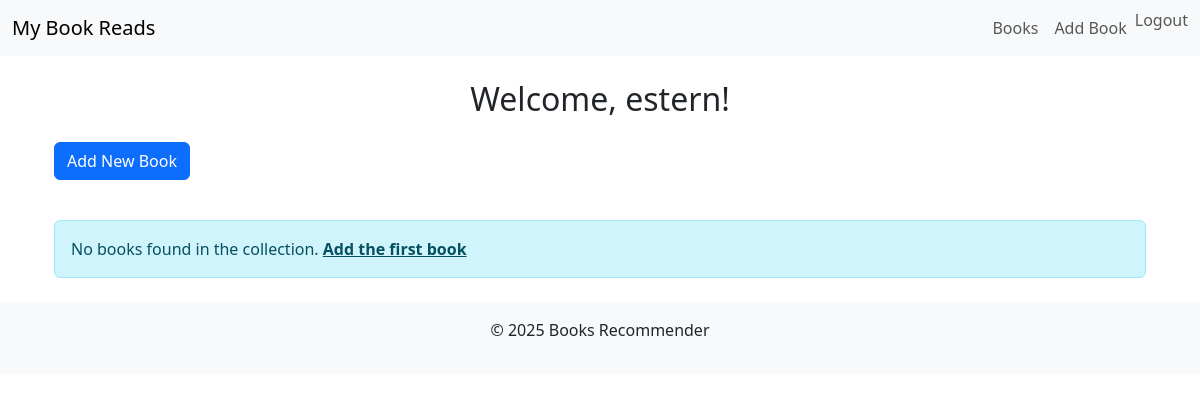
/books/ (signed in), run on an earlier commit of the app's database.
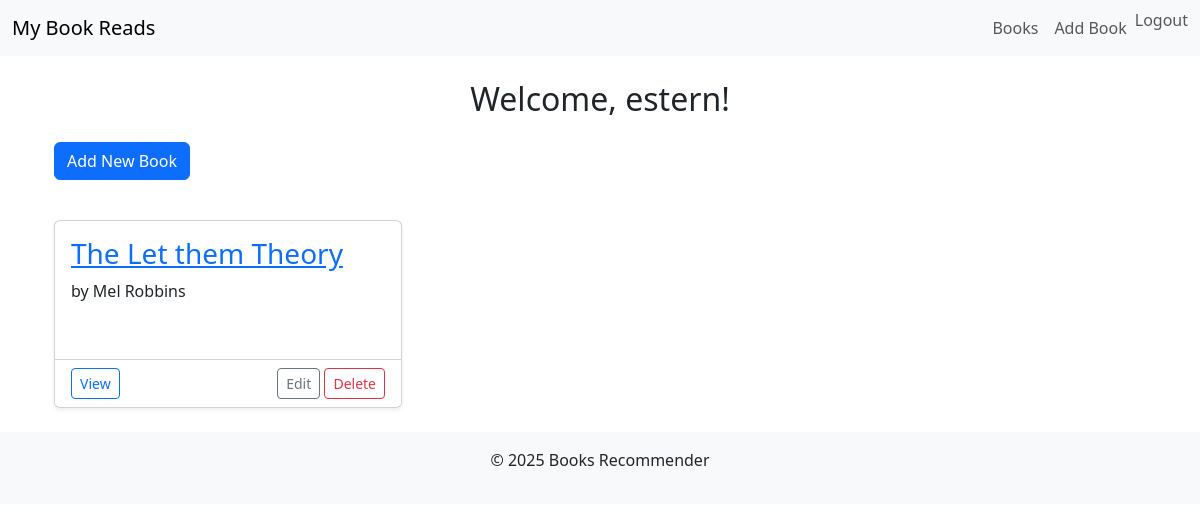
And on a later commit of the database.
### books/models.py (models this page shows)
class Book(models.Model):
    STATUS_CHOICES = (
        ('reading', 'Currently Reading'),
        ('completed', 'Completed'),
        ('want_to_read', 'Want to Read'),
    )
    user = models.ForeignKey(User, on_delete=models.CASCADE, related_name='books')
    title = models.CharField(max_length=255)
    author = models.CharField(max_length=255)
    isbn = models.CharField(max_length=13, db_index=True, blank=True)
    total_pages = models.PositiveIntegerField(null=True, blank=True)
    current_page = models.PositiveIntegerField(default=0)
    status = models.CharField(
        max_length=20,
        choices=STATUS_CHOICES,
        default='want_to_read'
    )
    date_added = models.DateTimeField(auto_now_add=True)
    last_updated = models.DateTimeField(auto_now=True)
    class Meta:
        ordering = ['-date_added']
        unique_together = ['user', 'title', 'author']
        verbose_name = 'Book'

### books/views.py (the view)
# urls.py: path("books/", BookListView.as_view(), name="book_list"),
class BookListView(ListView):
    model = Book
    template_name = "book_list.html"
    context_object_name = "books"
    paginate_by = 10  # Number of books per page
    def get_queryset(self):
        if self.request.user.is_authenticated:
            return Book.objects.filter(user=self.request.user)
        else:
            return Book.objects.all()

### books/templates/books/book_list.html (shortened to what this page needs)
{% extends "books/base.html" %}
{% block content %}
<div class="container mt-4">
    <div class="d-flex justify-content-between align-items-center mb-4">
  {% if user.is_authenticated %}
    <p><a href="{% url 'book-add' %}" class="btn btn-primary">Add New Book</a></p>
{% endif %}
    </div>
    {% if books %}
    <div class="row row-cols-1 row-cols-md-2 row-cols-lg-3 g-4">
        {% for book in books %}
        <div class="col">
            <div class="card h-100 shadow-sm">
                <div class="card-body">
                    <h3 class="card-title">
                        <a href="{% url 'book_detail' book.pk %}">{{ book.title }}</a>
                    </h3>
                    <p class="card-text">by {{ book.author }}</p>
                    <div class="mt-3">
                        <span class="badge bg-{{ book.status_class }}">
                        </span>
                    </div>
                </div>
                <div class="card-footer bg-white">
                    <div class="d-flex justify-content-between">
                        <a href="{% url 'book_detail' book.pk %}"
                           class="btn btn-sm btn-outline-primary">
                             View
                        </a>
                        {% if user.is_authenticated and book.user == user %}
                        <div>
                            <a href="{% url 'book-edit' book.pk %}"
                               class="btn btn-sm btn-outline-secondary">
                                 Edit
                            </a>
                            <a href="{% url 'book-delete' book.pk %}"
                               class="btn btn-sm btn-outline-danger">
                                 Delete
                            </a>
                        </div>
                        {% endif %}
                    </div>
                </div>
            </div>
        </div>
        {% endfor %}
    </div>
    {% else %}
    <div class="alert alert-info">
        No books found in the collection.
        {% if user.is_authenticated %}
            <a href="{% url 'book-add' %}" class="alert-link">Add the first book</a>
        {% else %}
            <a href="{% url 'login' %}" class="alert-link">Log in</a> to add books.
        {% endif %}
    </div>
    {% endif %}
</div>
{% endblock %}

What changed in the data, as far as the page shows it:
added Book: title "The Let them Theory", author "Mel Robbins", shows "Edit"
Also different on the page:
text no longer shown: "No books found in the collection. Add the first book"
